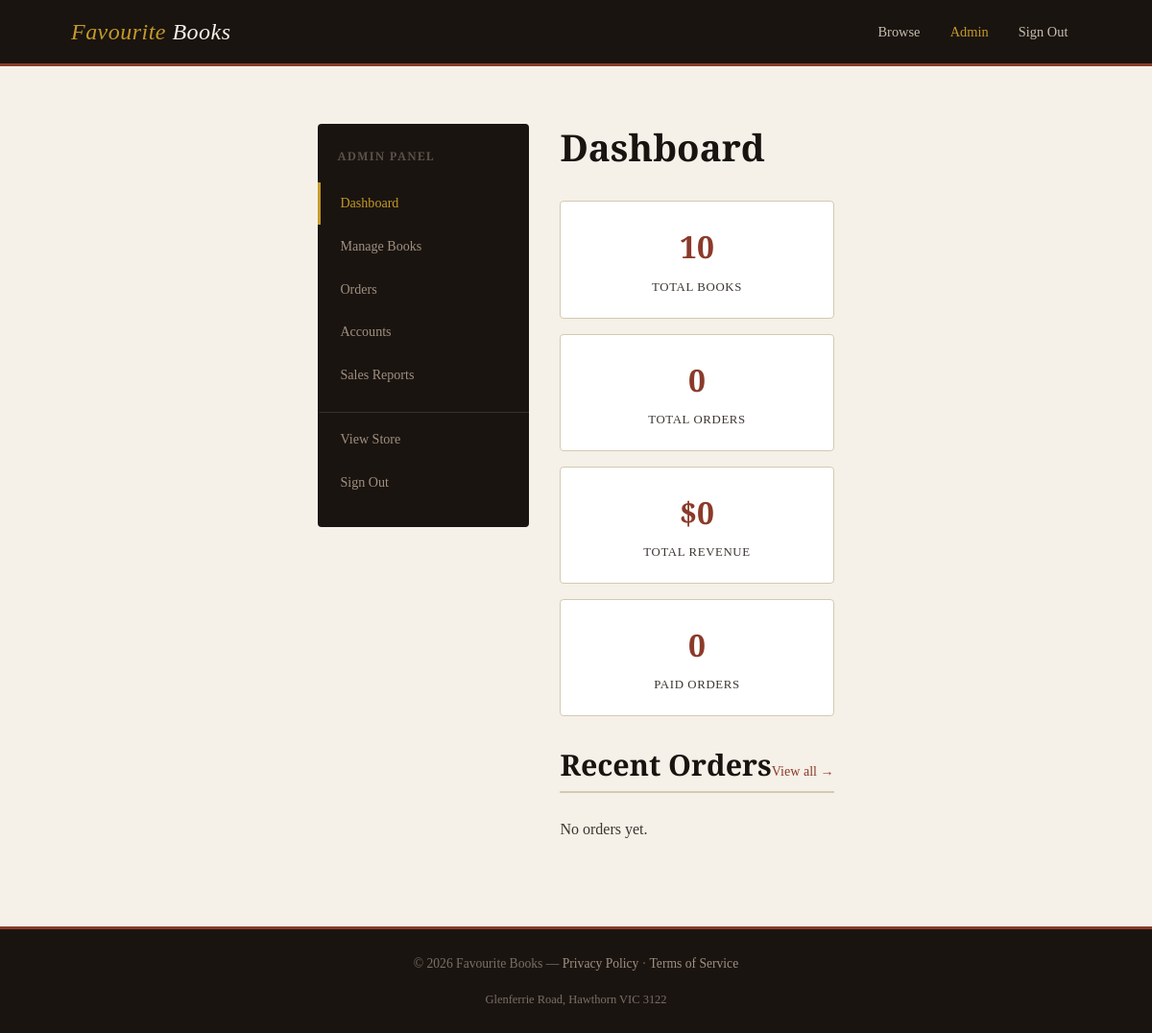
Before: /admin (signed in) with the older database file.
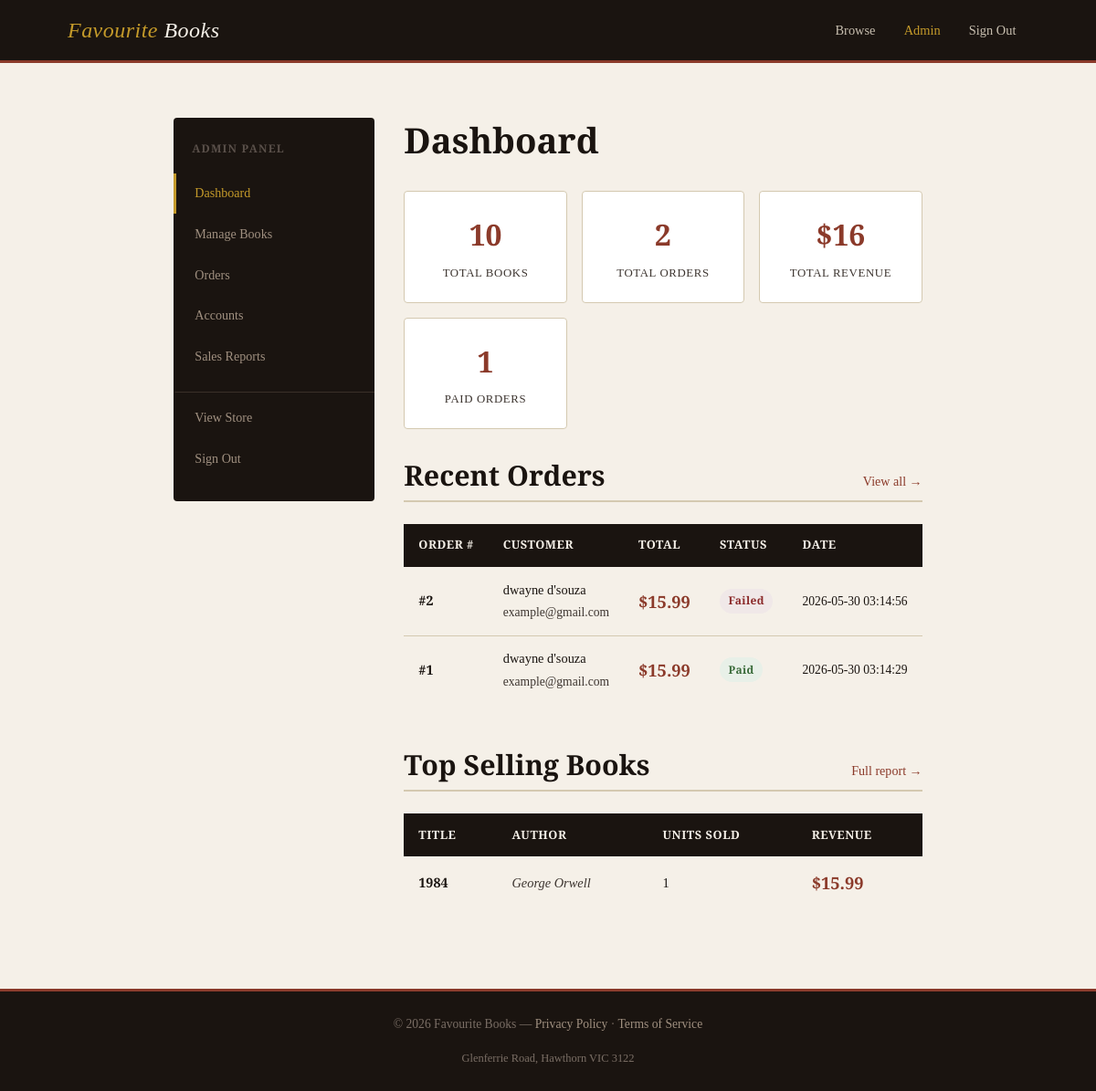
After: the same page with the newer database file.
### tables this page shows
CREATE TABLE orders (
                id INTEGER PRIMARY KEY AUTOINCREMENT,
                account_id INTEGER NOT NULL,
                total_price REAL NOT NULL,
                status TEXT NOT NULL DEFAULT 'pending',
                created_at TIMESTAMP DEFAULT CURRENT_TIMESTAMP,
                shipping_address TEXT NOT NULL,
                FOREIGN KEY (account_id) REFERENCES accounts(id)
            );

CREATE TABLE accounts (
                id INTEGER PRIMARY KEY AUTOINCREMENT,
                name TEXT NOT NULL,
                email TEXT NOT NULL UNIQUE,
                password TEXT NOT NULL,
                phone TEXT,
                address TEXT,
                role TEXT NOT NULL DEFAULT 'customer'
            );

CREATE TABLE products (
                id INTEGER PRIMARY KEY AUTOINCREMENT,
                title TEXT NOT NULL,
                author TEXT NOT NULL,
                isbn TEXT NOT NULL UNIQUE,
                price REAL NOT NULL,
                stock INTEGER NOT NULL DEFAULT 0,
                category TEXT NOT NULL,
                description TEXT,
                available INTEGER NOT NULL DEFAULT 1
            );

### app.py (the view)
@app.route("/admin")
@admin_required
def admin_dashboard():
    cat = Catalogue()
    books = cat.get_all_for_admin()
    orders = Order.get_all()
    report = SalesReport()
    summary = report.get_summary("all")
    return render_template("admin/dashboard.html", books=books, orders=orders, summary=summary)

### app.py (called while the page is built)
def admin_required(f):
    @wraps(f)
    def decorated(*args, **kwargs):
        if "account_id" not in session:
            flash("Please log in to access this page.", "warning")
            return redirect(url_for("login"))
        if session.get("role") != "admin":
            flash("Administrator access required.", "danger")
            return redirect(url_for("index"))
        return f(*args, **kwargs)
    return decorated

### models/catalogue.py (called while the page is built)
    def get_all_for_admin(self):
        rows = self._db.fetchall("SELECT * FROM products ORDER BY title")
        return [self._row_to_product(r) for r in rows]

    def _row_to_product(self, r):
        return Product(r["id"], r["title"], r["author"], r["isbn"],
                       r["price"], r["stock"], r["category"],
                       r["description"], r["available"])

### models/database.py (called while the page is built)
    def __new__(cls):
        if cls._instance is None:
            cls._instance = super().__new__(cls)
            cls._instance._connection = None
        return cls._instance

    def fetchone(self, query, params=()):
        conn = self.get_connection()
        cursor = conn.cursor()
        cursor.execute(query, params)
        return cursor.fetchone()

### templates/admin/dashboard.html (shortened to what this page needs)
{% extends "admin/base_admin.html" %}
{% block admin_content %}
<h1 style="margin-bottom: 2rem;">Dashboard</h1>
<div class="stat-cards">
  <div class="stat-card">
    <div class="stat-value">{{ books|length }}</div>
    <div class="stat-label">Total Books</div>
  </div>
  <div class="stat-card">
    <div class="stat-value">{{ orders|length }}</div>
    <div class="stat-label">Total Orders</div>
  </div>
  <div class="stat-card">
    <div class="stat-value">${{ "%.0f"|format(summary.total_revenue) }}</div>
    <div class="stat-label">Total Revenue</div>
  </div>
  <div class="stat-card">
    <div class="stat-value">{{ summary.order_count }}</div>
    <div class="stat-label">Paid Orders</div>
  </div>
</div>
<div class="section">
  <div class="section-header">
    <h2>Recent Orders</h2>
    <a href="{{ url_for('admin_orders') }}">View all →</a>
  </div>
  {% if orders %}
    <div class="table-wrap">
      <table>
        <thead>
          <tr>
            <th>Order #</th>
            <th>Customer</th>
            <th>Total</th>
            <th>Status</th>
            <th>Date</th>
          </tr>
        </thead>
        <tbody>
          {% for order in orders[:8] %}
            <tr>
              <td><strong>#{{ order.id }}</strong></td>
              <td>{{ order.customer_name }}<br><span class="text-muted text-small">{{ order.customer_email }}</span></td>
              <td class="price">${{ "%.2f"|format(order.total_price) }}</td>
              <td>
                {% if order.status == 'paid' %}
                  <span class="badge badge-paid">Paid</span>
                {% elif order.status == 'payment_failed' %}
                  <span class="badge badge-failed">Failed</span>
                {% else %}
                  <span class="badge badge-pending">{{ order.status }}</span>
                {% endif %}
              </td>
              <td class="text-small">{{ order.created_at }}</td>
            </tr>
          {% endfor %}
        </tbody>
      </table>
    </div>
  {% else %}
    <p class="text-muted">No orders yet.</p>
  {% endif %}
</div>
{% if summary.top_books %}
  <div class="section">
    <div class="section-header">
      <h2>Top Selling Books</h2>
      <a href="{{ url_for('admin_reports') }}">Full report →</a>
    </div>
    <div class="table-wrap">
      <table>
        <thead>
          <tr><th>Title</th><th>Author</th><th>Units Sold</th><th>Revenue</th></tr>
        </thead>
        <tbody>
          {% for book in summary.top_books %}
            <tr>
              <td><strong>{{ book.title }}</strong></td>
              <td class="text-muted" style="font-style:italic;">{{ book.author }}</td>
              <td>{{ book.units_sold }}</td>
              <td class="price">${{ "%.2f"|format(book.book_revenue) }}</td>
            </tr>
          {% endfor %}
        </tbody>
      </table>
    </div>
  </div>
{% endif %}
{% endblock %}

Changed rows visible on the page:
added orders: id "2", customer_name "dwayne d'souza", customer_email "example@gmail.com", total_price "15.99", status "Failed", created_at "2026-05-30 03:14:56"
added orders: id "1", customer_name "dwayne d'souza", customer_email "example@gmail.com", total_price "15.99", status "Paid", created_at "2026-05-30 03:14:29"
now on this page (row edited): products: title "1984", author "George Orwell", units_sold "1", book_revenue "15.99"
Other visible differences:
{{ orders|length }}: "0" → "2"
{{ "%.0f"|format(summary.total_revenue) }}: "0" → "16"
{{ summary.order_count }}: "0" → "1"
text no longer shown: "No orders yet."
text now shown: "ORDER # CUSTOMER TOTAL STATUS DATE Top Selling Books Full report → TITLE AUTHOR UNITS SOLD REVENUE"
